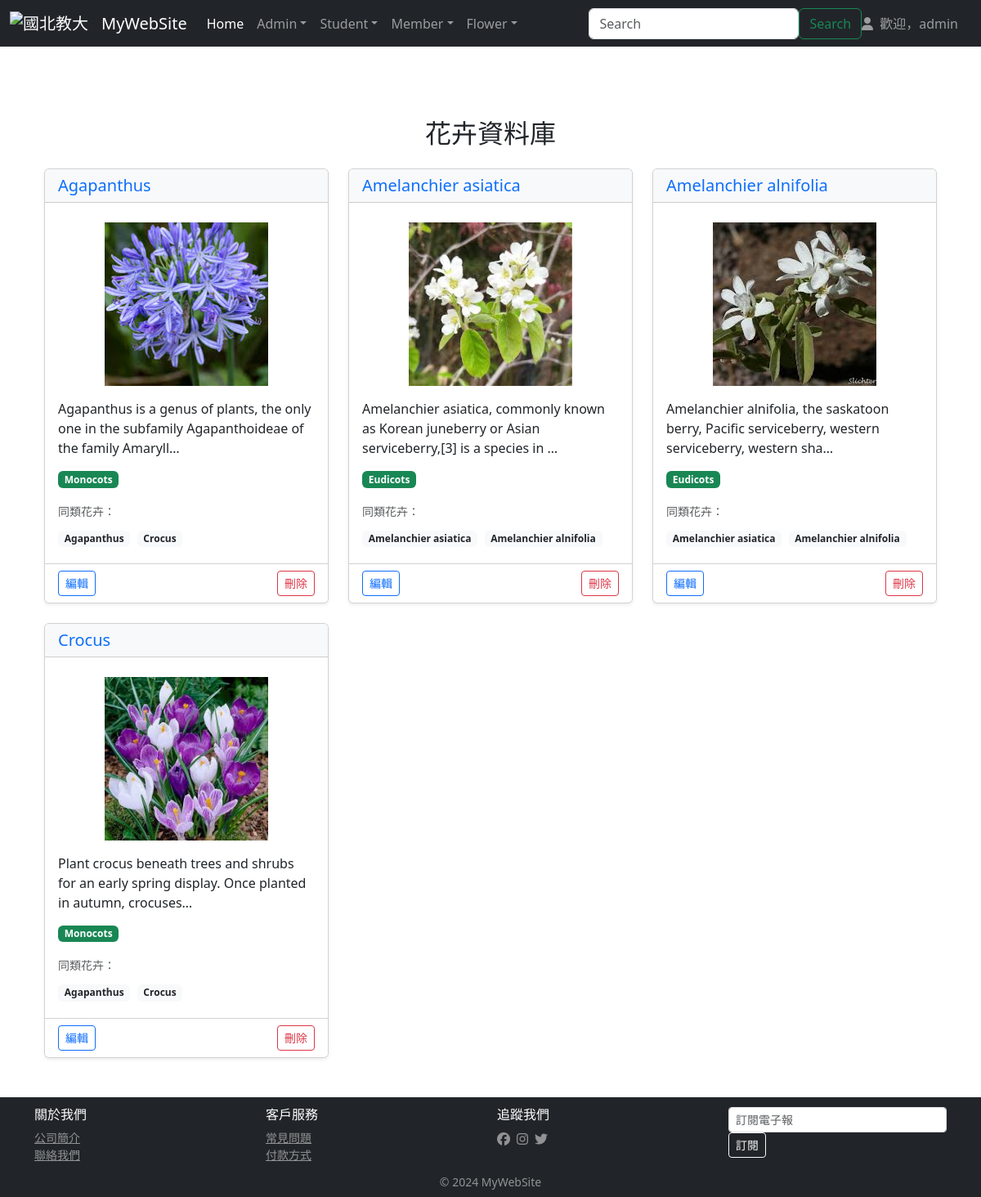
Page /flower/ (signed in) on the committed database.
### flower/models.py (models this page shows, shortened)
class Flower(models.Model):
    title = models.CharField(max_length=255, default="")
    description = models.TextField(default="")
    slug = models.SlugField(blank=True, default="")
    category = models.ForeignKey(Category, null=True, on_delete=models.PROTECT)
    tags = models.ManyToManyField(Tag)
    image = models.ImageField(upload_to='flowers/',null=True,blank=True)
    def __str__(self):
        return self.title

class Category(models.Model):
    title = models.CharField(max_length=255, default="")
    def __str__(self):
        return self.title

### flower/views.py (the view)
# urls.py: path('flower/', fviews.flowers, name='flower'),
def flowers(request):
    q = request.GET.get('q', None)
    flowers = ''
    if q is None or q is "":
        flowers = Flower.objects.all()
    elif q is not None:
        flowers = Flower.objects.filter(title__contains=q)
    return render(request, 'flower/flower.html', {'flowers': flowers })

### templates/flower/flower.html (shortened to what this page needs)
{% extends "base.html" %}
{% block content %}
<div class="container py-5">
    <h2 class="text-center mb-4">花卉資料庫</h2>
    <div class="row row-cols-1 row-cols-md-2 row-cols-lg-3 g-4">
        {% for flower in flowers %}
        <div class="col">
            <div class="card h-100 shadow-sm">
                <div class="card-header bg-light">
                    <h5 class="card-title mb-0"><a href="{% url 'detail' flower.slug %}" class="text-decoration-none">{{ flower.title }}</a></h5>
                </div>
                <br>
                <div class="text-center">
                    {% if flower.image %}
                    <a href="{% url 'detail' flower.slug %}" class="text-decoration-none"><img src="{{ flower.image.url }}" class="img-fluid" alt="{{ flower.title }}" style="height: 200px; width: 200px; object-fit: cover;"></a>
                    {% else %}
                    <div class="bg-light text-center py-5 my-2">
                        <span class="text-muted">無圖片</span>
                    </div>
                    {% endif %}
                </div>
                <div class="card-body">
                    <p class="card-text">{{ flower.description | truncatechars:100 }}</p>
                    <div class="d-flex align-items-center mb-2">
                        <span class="badge bg-success me-2">{{ flower.category }}</span>
                    </div>
                    <div class="mt-3">
                        <small class="text-muted">同類花卉：</small>
                        <div class="mt-2">
                            {% for c_flower in flower.category.flower_set.all %}
                            <a href="{% url 'detail' c_flower.slug %}" class="badge bg-light text-dark text-decoration-none me-1 mb-1">{{ c_flower }}</a>
                            {% endfor %}
                        </div>
                    </div>
                </div>
                <div class="card-footer bg-white">
                    <div class="d-flex justify-content-between">
                        <a href="/admin/flower/flower/{{ flower.id }}/change/" class="btn btn-sm btn-outline-primary">編輯</a>
                        <a href="/admin/flower/flower/{{ flower.id }}/delete/" class="btn btn-sm btn-outline-danger">刪除</a>
                    </div>
                </div>
            </div>
        </div>
        {% endfor %}
    </div>
</div>
{% endblock %}

### templates/base.html (shortened to what this page needs)
<!DOCTYPE html>
<html>
    <head>
        {% load static %}
        <link href="{% static 'css/style.css' %}" rel="stylesheet" type="text/css">
        <link href="https://cdn.jsdelivr.net/npm/bootstrap@5.3.3/dist/css/bootstrap.min.css" rel="stylesheet" integrity="sha384-
QWTKZyjpPEjISv5WaRU9OFeRpok6YctnYmDr5pNlyT2bRjXh0JMhjY6hW+ALEwIH">
        <link rel="stylesheet" href="https://cdnjs.cloudflare.com/ajax/libs/font-awesome/6.5.1/css/all.min.css">
    </head>
    <body class="d-flex flex-column min-vh-100">
        <nav class="navbar navbar-expand-md navbar-dark bg-dark fixed-top">
            <div class="container-fluid">
                <a class="navbar-brand">
                    <img src="https://www.ntue.edu.tw/var/file/0/1000/img/368/footlogo.png" width="30" height="30" class="dinline-block align-text-top" alt="國北教大">
                </a>
                <a class="navbar-brand" href="/">MyWebSite</a>
                <div class="collapse navbar-collapse" id="navbarsExampleDefault">
                    <ul class="navbar-nav me-auto mb-2 mb-md-0">
                        <li class="nav-item">
                            <a class="nav-link active" aria-current="page" href="/">Home</a>
                        </li>
                        {% if request.user.is_authenticated %}
                        {% if request.user.username == 'admin' %}
                        <li class="nav-item dropdown">
                            <a class="nav-link dropdown-toggle" href="#" role="button" data-bs-toggle="dropdown" aria-expanded="false">Admin</a>
                        </li>
                        {% endif %}
                        <li class="nav-item dropdown">
                            <a class="nav-link dropdown-toggle" href="#" role="button" data-bs-toggle="dropdown" aria-expanded="false">Student</a>
                        </li>
                        <li class="nav-item dropdown">
                            <a class="nav-link dropdown-toggle" href="#" role="button" data-bs-toggle="dropdown" aria-expanded="false">Member</a>
                        </li>
                        <li class="nav-item dropdown">
                            <a class="nav-link dropdown-toggle" href="#" role="button" data-bs-toggle="dropdown" aria-expanded="false">Flower</a>
                        </li>
                        {% endif %}
                    </ul>
                    <form action="/flower/" method="get" class="d-flex">
                        <input type="text" class="form-control" placeholder="Search" id="q" name="q" \
                        value="{{ request.GET.q}}" aria-label="Search">
                        <button class="btn btn-outline-success" type="submit">Search</button>
                    </form>
                    {% if request.user.is_authenticated %}
                    <div class="d-flex">
                        <span class="navbar-text me-3">
                            <i class="fas fa-user me-1"></i> 歡迎，{{ request.user.username }}
                        </span>
                    </div>
                    {% endif %}
                </div>
            </div>
        </nav>
        <br>
        <br>
        <br>
        <main class="container flex-grow-1">
            <div id="content">
                {% block content %}{% endblock %}
            </div>
        </main>
        <footer class="footer mt-auto py-2 bg-dark text-white">
            <div class="container">
                <div class="row row-cols-1 row-cols-sm-2 row-cols-md-4 g-3 py-1">
                    <div class="col">
                        <h6>關於我們</h6>
                        <ul class="list-unstyled small mb-0">
                            <li><a href="#" class="text-white-50">公司簡介</a></li>
                            <li><a href="#" class="text-white-50">聯絡我們</a></li>
                        </ul>
                    </div>
                    <div class="col">
                        <h6>客戶服務</h6>
                        <ul class="list-unstyled small mb-0">
                            <li><a href="#" class="text-white-50">常見問題</a></li>
                            <li><a href="#" class="text-white-50">付款方式</a></li>
                        </ul>
                    </div>
                    <div class="col">
                        <h6>追蹤我們</h6>
                        <div class="d-flex gap-2">
                            <a href="#" class="text-white-50"><i class="fab fa-facebook"></i></a>
                            <a href="#" class="text-white-50"><i class="fab fa-instagram"></i></a>
                            <a href="#" class="text-white-50"><i class="fab fa-twitter"></i></a>
                        </div>
                    </div>
                    <div class="col">
                        <div class="input-group input-group-sm">
                            <input type="email" class="form-control form-control-sm" placeholder="訂閱電子報">
                        </div>
                        <button class="btn btn-sm btn-outline-light" type="button">訂閱</button>
                    </div>
                </div>
            </div>
            <div class="text-center mt-2">
                <p class="small text-white-50 mb-0">&copy; 2024 MyWebSite</p>
            </div>
        </footer>
    </body>
</html>

### static/css/style.css (style rules this page uses)
html, body { margin: 0; padding: 0; height: 100%; border: none; }
body { margin-left: 0px; margin-top: 0px; margin-right: 0px; margin-bottom: 0px; background-image: url(images/bg.gif); }
form { margin: 0px; }

### rows in the picture
Flower: title "Agapanthus", image (picture), description "Agapanthus is a genus of plants, the only one in the subfamily Agapanthoideae of the family Amaryll…", category "Monocots"
Flower: title "Crocus", image (picture), description "Plant crocus beneath trees and shrubs for an early spring display. Once planted in autumn, crocuses…", category "Monocots"
Flower: title "Amelanchier asiatica", image (picture), description "Amelanchier asiatica, commonly known as Korean juneberry or Asian serviceberry,[3] is a species in …", category "Eudicots"
Flower: title "Amelanchier alnifolia", image (picture), description "Amelanchier alnifolia, the saskatoon berry, Pacific serviceberry, western serviceberry, western sha…", category "Eudicots"

### other values in the picture
{{ request.user.username }} "admin"
